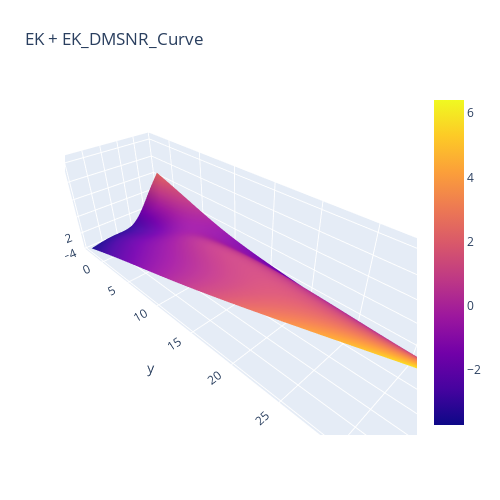

Notebook code for this chart:
### Code cell
plot3d(gam,8, interactions)

### Figure 1 — Plotly figure (JSON) as saved in the notebook; plotly's stock layout.template omitted (floating-point values rounded to 4 significant figures; data arrays with more than 128 entries replaced by an {"elided": "..."} marker saying what was removed)
{"data": [{"type": "surface", "x": {"elided": "100x100 float values"}, "y": {"elided": "100x100 float values"}, "z": {"elided": "100x100 float values"}}], "layout": {"autosize": false, "height": 500, "margin": {"b": 65, "l": 65, "r": 50, "t": 90}, "title": {"text": "EK + EK_DMSNR_Curve"}, "width": 500}}
